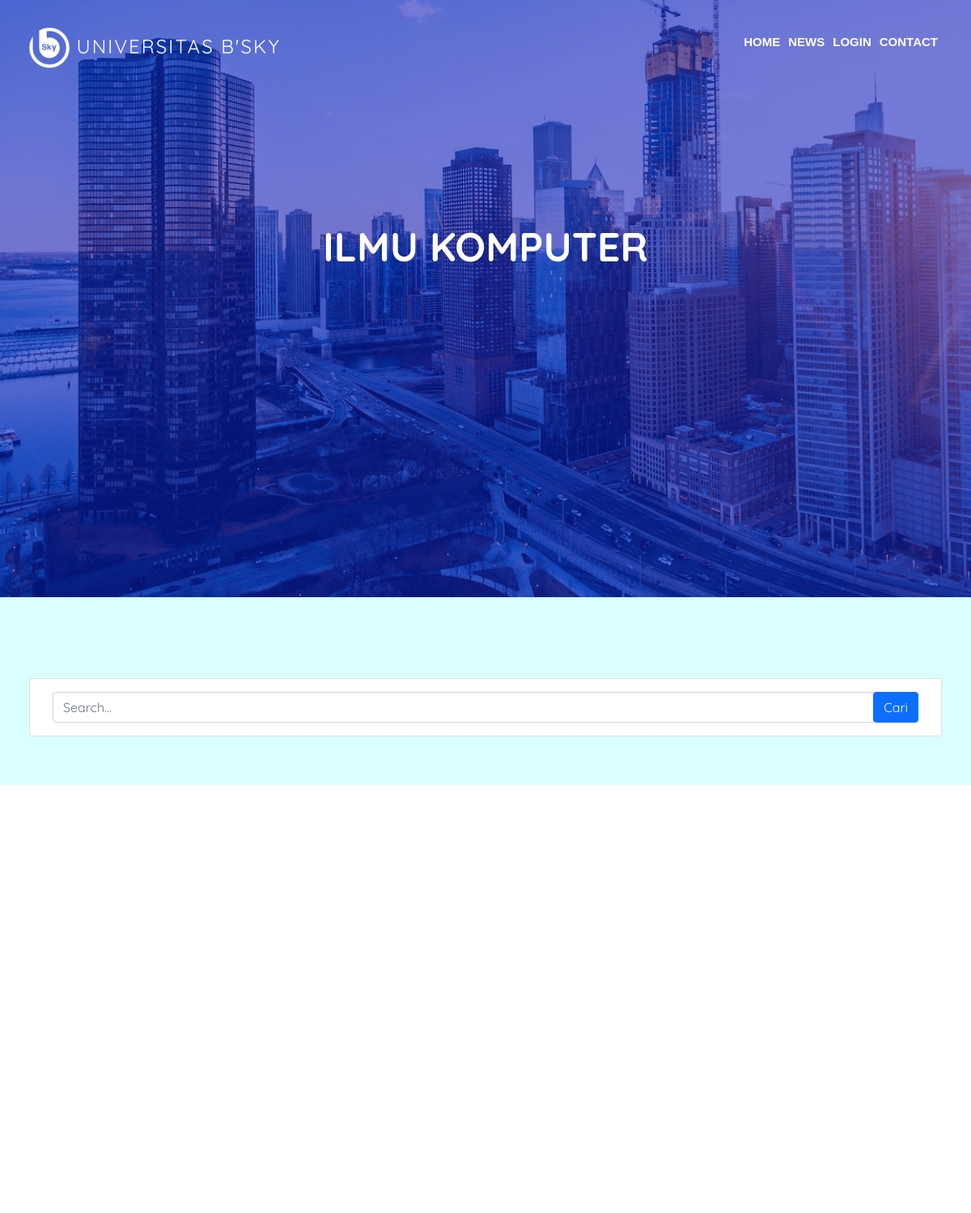
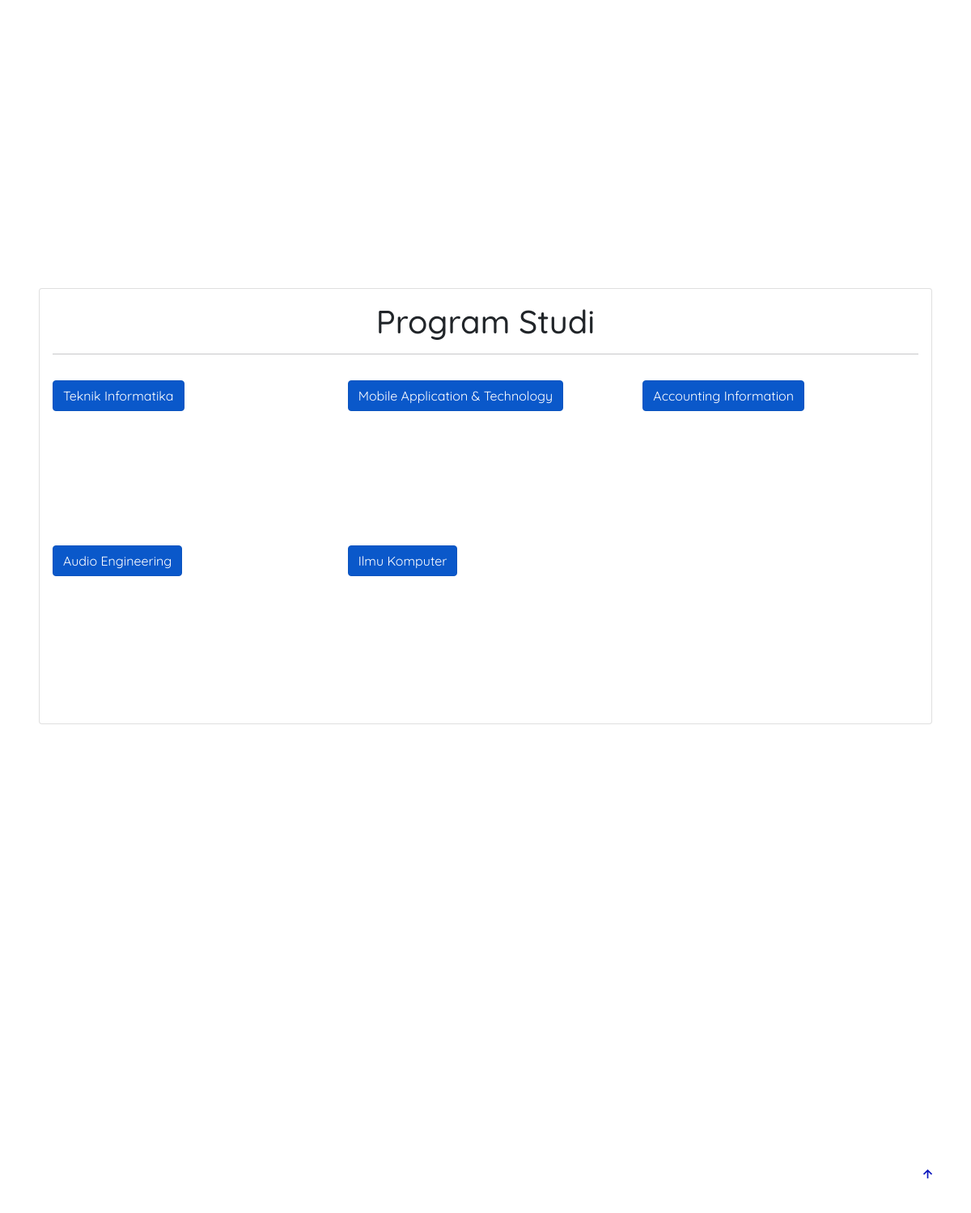
Page /home/fakultas/1 on the committed database (2 pictures, top to bottom).
### tables this page shows
CREATE TABLE `profile` (
  `id` int(11) NOT NULL,
  `univ_name` varchar(128) NOT NULL,
  `image` varchar(128) NOT NULL,
  `ig` varchar(128) NOT NULL,
  `fb` varchar(128) NOT NULL,
  `twitter` varchar(128) NOT NULL,
  `wa` varchar(128) NOT NULL,
  `yt` varchar(128) NOT NULL,
  `alamat` mediumtext NOT NULL,
  `no_tel` varchar(128) NOT NULL,
  `email` varchar(128) NOT NULL,
  `link` varchar(128) NOT NULL,
  `favicon` varchar(128) NOT NULL
);

CREATE TABLE `jurusan` (
  `id` int(11) NOT NULL,
  `jurusan` varchar(100) NOT NULL,
  `program` varchar(128) NOT NULL
);

CREATE TABLE `fakultas` (
  `id` int(11) NOT NULL,
  `studi` varchar(128) NOT NULL
);

### application/controllers/Home.php (called while the page is built, shortened)
<?php
class Home extends CI_Controller
{
    public function __construct()
    {
        $this->load->model('Mahasiswa_model');
        $this->load->model('Profile_model');
        $this->load->model('Fakultas_model');
        $this->load->model('Artikel_model');
        $this->load->model('Repository_model');
        $this->load->library('form_validation');
        $this->load->library('pagination');
    }
    public function fakultas($id)
    {
        $data['title'] = "Digilib B'Sky";
        $data['profile'] = $this->Profile_model->getAllProfile();
        $data['jurusan'] = $this->Mahasiswa_model->getJurusanById($id);
        $data['repository'] = $this->Repository_model->getAllRepository();
        $data['fakultas'] = $this->Fakultas_model->getAllFakultas();
        $singleFakultas = $this->Fakultas_model->getFakultasById($id);
        $data['singleFakultas'] = $singleFakultas;
        $this->load->view('template_home/header', $data);
        $this->load->view('fakultas/index', $data);
        $this->load->view('template_home/footer', $data);
    }
}

### index.php (called while the page is built, shortened)
<?php
require_once BASEPATH.'core/CodeIgniter.php';

### application/models/Profile_model.php (called while the page is built, shortened)
<?php
class Profile_model extends CI_Model
{
    public function getAllProfile()
    {
        return $this->db->get('profile')->row_array();
    }
}

### application/models/Mahasiswa_model.php (called while the page is built, shortened)
<?php
class Mahasiswa_model extends CI_Model
{
    public function getJurusanById($id)
    {
        return $this->db->get_where('jurusan', ['id' => $id])->row_array();
    }
}

### application/models/Fakultas_model.php (called while the page is built, shortened)
<?php
class Fakultas_model extends CI_Model
{
    public function getAllFakultas()
    {
        return $this->db->get('fakultas')->result_array();
    }
}

### application/views/fakultas/index.php (the view, shortened to what this page needs)
<section class="home">
    <div class="home-overlay"></div>
    <div class="home-text">
        <h1><?= $jurusan['jurusan']; ?></h1>
    </div>
</section>
<section class="icon-boxes" class="icon-boxes mb-0">
    <div class="container">
        <div class="row">
            <div class="card">
                <div class="card-body">
                    <div class="col-md-12 col-lg-12 aos-init aos-animate" data-aos="fade-up">
                        <div class="icon-box">
                            <div class="col-lg-12">
                                <form action="<?= base_url('') ?>" method="post">
                                    <div class="input-group">
                                        <input type="text" class="form-control" placeholder="Search..." name="keyword">
                                        <div class="input-group-append ">
                                            <button class="btn btn-primary" type="submit">Cari</button>
                                        </div>
                                    </div>
                                </form>
                            </div>
                        </div>
                    </div>
                </div>
            </div>
</section>
<section class="portfolio" class="portfoio">
    <div class="container aos-init aos-animate" data-aos="fade-up">
        <div class="content">
            <div class="card">
                <div class="card-body">
                    <h1 class="content-title">Program Studi</h1>
                    <hr>
                    <div class="row">
                        <div class="col-lg-12 d-flex justify-content-center">
                        </div>
                    </div>
                    <div class="row portfolio-container" style="position: relative; height: 408px;">
                        <?php foreach ($fakultas as $fks) : ?>
                            <div class="col-lg-4 col-md-3  portfolio-item buttons filter-S3">
                                <a href="<?= base_url(); ?>home/artikel/<?= $fks['id']; ?>" class="btn btn-primary active" aria-pressed=" true"><?= $fks['studi'] ?></a>
                            </div>
                        <?php endforeach; ?>
                    </div>
                </div>
            </div>
        </div>
    </div>
</section>

### application/views/template_home/header.php (shortened to what this page needs)
<!DOCTYPE html>
<html>
<head>
    <link rel="stylesheet" type="text/css" href="<?= base_url('assets/css/style.css'); ?>">
    <link rel="stylesheet" href="https://unpkg.com/swiper@7/swiper-bundle.min.css" />
    <link rel="stylesheet" href="https://cdnjs.cloudflare.com/ajax/libs/font-awesome/5.15.2/css/all.min.css" />
    <link rel="stylesheet" href="https://unpkg.com/boxicons@latest/css/boxicons.min.css">
    <link href="https://cdn.jsdelivr.net/npm/bootstrap@5.0.2/dist/css/bootstrap.min.css" rel="stylesheet">
</head>
<header>
    <h1 class="logo">
        <a href="<?= base_url('home'); ?>">
            <img src="<?= base_url('assets/img/profile/') . $profile['image']; ?>" alt="" class="img-fluid"> <?= $profile['univ_name'] ?> </a>
    </h1>
    <ul class="navbar">
        <li><a href="<?= base_url('home'); ?>">HOME</a></li>
        <li><a href="#articles">NEWS</a></li>
        <li><a href="<?= base_url('auth'); ?>">LOGIN</a></li>
        <li><a href="<?= base_url('#'); ?>">CONTACT</a></li>
    </ul>
</header>

### assets/css/style.css (style rules this page uses)
* { padding: 0; margin: 0; box-sizing: border-box; font-family: 'Quicksand', sans-serif; list-style: none; text-decoration: none; scroll-behavior: smooth; }
:root { --bg-color: #ffffff; --text-color: #0814bd; --main-color: #ffffff; --second-color: rgb(255, 255, 255); --other-color: #12141c; --h1-font: 5.2rem; --h2-font: 3.5rem; --p-font: 1.1rem; --card-height: 500px; --card-width: calc(var(--card-height) / 1.5); }
header { position: fixed; right: 0; top: 0; width: 100%; z-index: 1000; display: flex; align-items: center; justify-content: space-between; background: transparent; padding: 20px 16%; border-bottom: 1px solid transparent; transition: all .40s ease; }
.logo img { width: 50px; height: auto; margin-top: 0; }
.logo a { font-size: 24px; margin: 0; color: #fff; text-decoration: none; padding: 0; line-height: 1; font-weight: 400; letter-spacing: 2px; text-transform: uppercase; }
.navbar { display: flex; flex-wrap: wrap; align-items: center; justify-content: space-between; padding-top: 0.5rem; padding-bottom: 0.5rem; }
.navbar a { color: #fff; font-size: 15px; font-family: 'Trebuchet MS', 'Lucida Sans Unicode', 'Lucida Grande', 'Lucida Sans', Arial, sans-serif; font-weight: bold; text-decoration: none; margin: 0 5px; border-radius: 0.5rem; transition: all .40s ease; }
section { padding: 100px 15% 80px; }
.home { height: 738px; vertical-align: middle; background-image: url(../img/bg1.jpg); background-repeat: no-repeat; background-position: 50.00% 45.69%; background-size: 100%; background-color: transparent; background-size: cover; }
.home-overlay { height: 738px; width: 100%; position: absolute; top: 0; left: 0; background: #0814bd; opacity: 0.55; }
.home-text h1 { text-align: center; text-transform: uppercase; font-size: 50px; color: #FFF; font-weight: bold; line-height: 1.4; margin-top: 140px; }
.icon-boxes { background-color: rgb(218, 255, 255); padding: 100px 3% 60px; }
.portfolio .content-title { text-align: center; }
.btn { display: inline-block; padding: 10px 30px; border-radius: 0.5rem; font-size: 17px; font-weight: 500; background: var(--main-color); color: var(--text-color); border: 1px solid var(--main-color); transition: all .40s ease; }
*, *::before, *::after { box-sizing: border-box; }
@media (max-width: 1325px) { header { padding: 5px 3%; top: -40px; height: 200px; } }
@media (max-width: 1325px) { section { padding: 130px 3% 60px; } }

### rows in the picture
profile: image (picture), univ_name "UNIVERSITAS B'SKY"
jurusan: jurusan "ILMU KOMPUTER"
fakultas: studi "Teknik Informatika"
fakultas: studi "Mobile Application & Technology"
fakultas: studi "Accounting Information"
fakultas: studi "Audio Engineering"
fakultas: studi "Ilmu Komputer"
